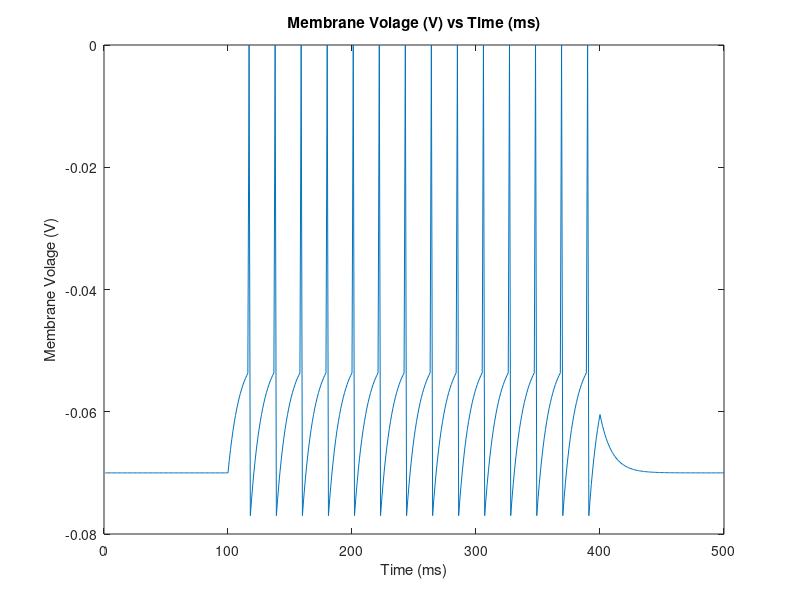

The MATLAB script that drew this image:
% From Question
Vrest = -70E-3; 
R_m = 10E6; 
tao = 10E-3; 
Vm = -70E-3;
Vth = -54E-3;
Vreset = -80E-3; 
time = 0.5; 

% Chosen values
Vspike = 0; 
dt = 1E-3;
I_max = 2E-9;


iterations =  time/dt;
I = zeros(iterations, 1); 

% Apply step function current for middle 300ms 
I(0.2* iterations + 1 : 0.8 * iterations) = I_max; 

% iterate through phase timesteps
for n= 1:iterations 

    % Manual Spikes
    if Vm >= Vth
        V(n, 1) = Vspike;
        Vm = Vreset;
    
    % Use the membrane equation
    else 
        dv = (1/tao) * ((-1* Vm) + Vrest + R_m*I(n,1)) * dt;
        Vm = Vm + dv;
        V(n, 1) = Vm; 
    end 
end

plot(V); 
xlabel('Time (ms)')
ylabel('Membrane Volage (V)')
title('Membrane Volage (V) vs Time (ms)')

